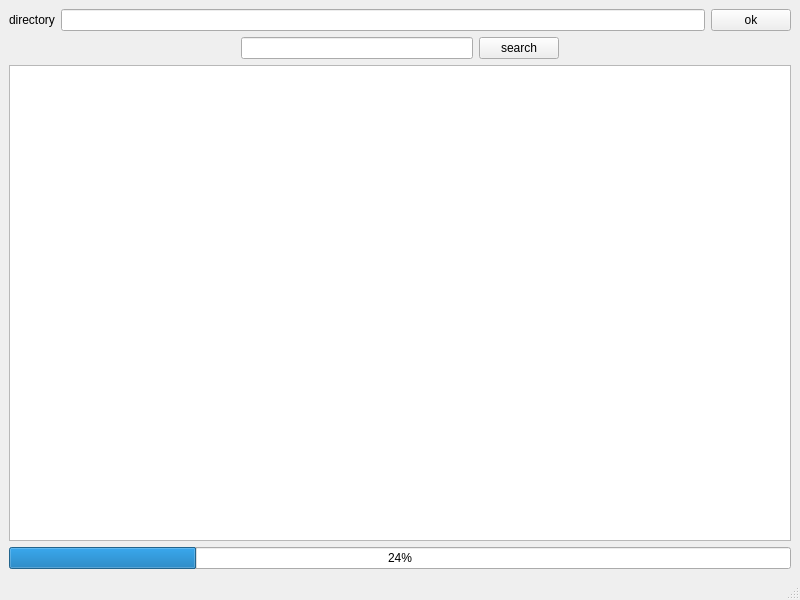
<?xml version="1.0" encoding="UTF-8"?>
<ui version="4.0">
 <class>MainWindow</class>
 <widget class="QMainWindow" name="MainWindow">
  <property name="geometry">
   <rect>
    <x>0</x>
    <y>0</y>
    <width>800</width>
    <height>600</height>
   </rect>
  </property>
  <property name="windowTitle">
   <string>MainWindow</string>
  </property>
  <widget class="QWidget" name="centralwidget">
   <layout class="QVBoxLayout" name="verticalLayout">
    <item>
     <layout class="QHBoxLayout" name="horizontalLayout">
      <item>
       <widget class="QLabel" name="label">
        <property name="text">
         <string>directory</string>
        </property>
       </widget>
      </item>
      <item>
       <widget class="QLineEdit" name="directory_lineEdit"/>
      </item>
      <item>
       <widget class="QPushButton" name="ok_button">
        <property name="text">
         <string>ok</string>
        </property>
       </widget>
      </item>
     </layout>
    </item>
    <item>
     <layout class="QHBoxLayout" name="horizontalLayout_2">
      <item>
       <spacer name="horizontalSpacer">
        <property name="orientation">
         <enum>Qt::Horizontal</enum>
        </property>
        <property name="sizeHint" stdset="0">
         <size>
          <width>40</width>
          <height>20</height>
         </size>
        </property>
       </spacer>
      </item>
      <item>
       <widget class="QLineEdit" name="search_lineEdit"/>
      </item>
      <item>
       <widget class="QPushButton" name="search_button">
        <property name="text">
         <string>search</string>
        </property>
       </widget>
      </item>
      <item>
       <spacer name="horizontalSpacer_2">
        <property name="orientation">
         <enum>Qt::Horizontal</enum>
        </property>
        <property name="sizeHint" stdset="0">
         <size>
          <width>40</width>
          <height>20</height>
         </size>
        </property>
       </spacer>
      </item>
     </layout>
    </item>
    <item>
     <widget class="QTextEdit" name="textEdit"/>
    </item>
    <item>
     <widget class="QProgressBar" name="progressBar">
      <property name="value">
       <number>24</number>
      </property>
     </widget>
    </item>
   </layout>
  </widget>
  <widget class="QMenuBar" name="menubar">
   <property name="geometry">
    <rect>
     <x>0</x>
     <y>0</y>
     <width>800</width>
     <height>26</height>
    </rect>
   </property>
  </widget>
  <widget class="QStatusBar" name="statusbar"/>
 </widget>
 <resources/>
 <connections/>
</ui>
